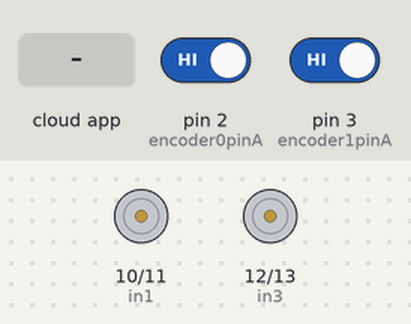
This sketch was run on a simulated Arduino Uno, built with avr-gcc and run on an emulated ATmega328P. Parts: motor-driver pin pairs drawn as motors (green arrow = first pin HIGH = forward, orange = second pin HIGH = backward, longer = more drive, scaled by the enable pin). The inputs (shaded band) are chosen by the test bench; at power-on: pin 2 (encoder0pinA) HIGH, pin 3 (encoder1pinA) HIGH. The ROS host is connected and sends only what is stated; what the sketch prints to the serial monitor is not drawn.

Above: at 1.2 s.
1.3 s: the phone or cloud app sets mode to 45
At 3.0 s:
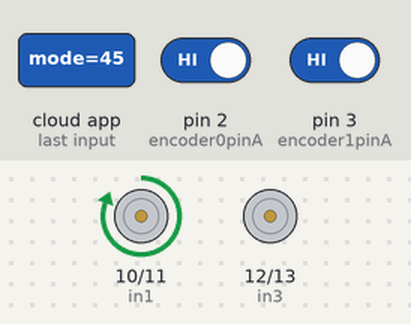
4.3 s: the phone or cloud app sets mode to 0
At 4.7 s:
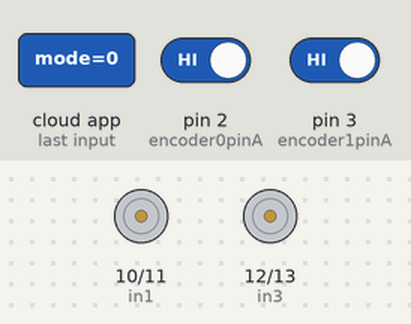
5.8 s: the phone or cloud app sets mode to 90
At 7.1 s:
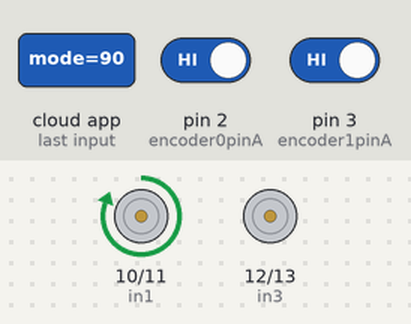
Timing chart, 0 to 8.8 s (numbered marks = the images above; inputs shaded):
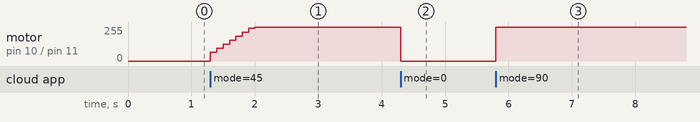

The sketch:

contest.ino
```cpp
#include <PID_v1.h>
#include <ros.h>
#include <math.h>
#include <std_msgs/Int32.h>

// left motor
const byte encoder1pinA = 3;  //A pin -> the interrupt pin 1
const byte encoder1pinB = 9;  //B pin -> the digital pin 3
int in1 = 10;   //The enabling of L298PDC motor driver board connection to the digital interface port 5
int in2 = 11;   //The enabling of L298PDC motor driver board connection to the digital interface port 4
int ena = 5;   //PWM output to left motor
// right motor
const byte encoder0pinA = 2;  //A pin -> the interrupt pin 0
const byte encoder0pinB = 8;  //B pin -> the digital pin 3
int in3 = 12;   //The enabling of L298PDC motor driver board connection to the digital interface port 5
int in4 = 13;   //The enabling of L298PDC motor driver board connection to the digital interface port 4
int enb = 6;   //PWM output to left motor

byte encoder0PinALast;
byte encoder1PinALast;
double durationright, abs_durationright;  //the number of the pulses
double durationleft, abs_durationleft;  //the number of the pulses
boolean Directionright;  //the rotation direction
boolean Directionleft;  //the rotation direction
boolean resultright;
boolean resultleft;

ros::NodeHandle node;

double val_outputright;  //Power supplied to the motor PWM value
double val_outputleft;  //Power supplied to the motorPWM value
double Setpointright = 0;  //Set velocity of right motor
double Setpointleft = 0;  //Set velocity of left motor

double Kp=0.6, Ki=5, Kd=0;

int MODE;

PID rightPID(&abs_durationright, &val_outputright, &Setpointright, Kp, Ki, Kd, DIRECT);
PID leftPID(&abs_durationleft, &val_outputleft, &Setpointleft, Kp, Ki, Kd, DIRECT);

void num(const std_msgs::Int32& msg){
  MODE = msg.data;
  if(MODE == 0)  //stop
  {
     Setpointright = 0;
     Setpointleft = 0;
  }
  else if(MODE == 1)  //move forward
  {
     Setpointright = 150;
     Setpointleft = 150;
  }
  else if(MODE == 3)  //turn left
  {
     Setpointright = 60;
     Setpointleft = 0;
  }
  else  //turn right
  {
     Setpointright = 0;
     Setpointleft = 60;
  }
}
ros::Subscriber<std_msgs::Int32> sub("/mode",&num);


void setup()
{
   Serial.begin(57600);  //Initialize the serial port
   pinMode(in1, OUTPUT);   //L298P Control port settings DC motor driver board for the output mode
   pinMode(in2, OUTPUT);
   pinMode(ena, OUTPUT);
   pinMode(in3, OUTPUT);   //L298P Control port settings DC motor driver board for the output mode
   pinMode(in4, OUTPUT);
   pinMode(enb, OUTPUT);
   pinMode(encoder0pinA, INPUT);
   pinMode(encoder0pinB, INPUT);
   pinMode(encoder1pinA, INPUT);
   pinMode(encoder1pinB, INPUT);
   node.initNode();
   node.subscribe(sub);
   rightPID.SetMode(AUTOMATIC);  //PID is set to automatic mode
   rightPID.SetSampleTime(100);  //Set PID sampling frequency is 100ms
   leftPID.SetMode(AUTOMATIC);  //PID is set to automatic mode
   leftPID.SetSampleTime(100);  //Set PID sampling frequency is 100ms
   EncoderInit();  //Initialize the module

   Serial.print("INIT DONE");
}


void loop()
{
      if(MODE == 0)  //motor stop
        Stop();
      else if(MODE == 2)  //move backward
      {
        digitalWrite(in1,LOW);
        digitalWrite(in2,HIGH);
        digitalWrite(in3,LOW);
        digitalWrite(in4,HIGH);

        analogWrite(ena, 120);
        analogWrite(enb, 120);
      }
      else  //forward or turn
      {
        advance();
        abs_durationright = abs(durationright);
        resultright = rightPID.Compute();  //PID conversion is complete and returns 1
        if(resultright)
          durationright = 0; //Count clear, wait for the next count

        abs_durationleft = abs(durationleft);
        resultleft = leftPID.Compute();//PID conversion is complete and returns 1
        if(resultleft)
          durationleft = 0; //Count clear, wait for the next count
      }
      node.spinOnce();
}

void EncoderInit()
{
  Directionright = true;  //default -> Forward
  pinMode(encoder0pinB, INPUT);
  attachInterrupt(0, wheelSpeedright, CHANGE);
  Directionleft = true;  //default -> Forward
  pinMode(encoder1pinB, INPUT);
  attachInterrupt(1, wheelSpeedleft, CHANGE);
}
void wheelSpeedright()
{
  int Lstate = digitalRead(encoder0pinA);
  if((encoder0PinALast == LOW) && Lstate == HIGH)
  {
    int val = digitalRead(encoder0pinB);
    if(val == LOW && Directionright)
      Directionright = false; //Reverse
    else if(val == HIGH && !Directionright)
      Directionright = true;  //Forward
  }
  encoder0PinALast = Lstate;
  if(!Directionright)
    durationright++;
  else
    durationright--;
}
void wheelSpeedleft()
{
  int Rstate = digitalRead(encoder1pinA);
  if((encoder1PinALast == LOW) && Rstate==HIGH)
  {
    int valR = digitalRead(encoder1pinB);
    if(valR == LOW && Directionleft)
      Directionleft = false; //Reverse
    else if(valR == HIGH && !Directionleft)
      Directionleft = true;  //Forward
  }
  encoder1PinALast = Rstate;
  if(!Directionleft)
    durationleft++;
  else
    durationleft--;
}

void advance()  //Motor Forward
{
     digitalWrite(in1,HIGH);
     digitalWrite(in2,LOW);
     digitalWrite(in3,HIGH);
     digitalWrite(in4,LOW);

     analogWrite(ena,val_outputleft);
     analogWrite(enb,val_outputright);
}

void Stop()  //Motor stops
{
     digitalWrite(in1,LOW);
     digitalWrite(in2,LOW);
     digitalWrite(in3,LOW);
     digitalWrite(in4,LOW);
}
```

Measured:
- after the input at 1.3 s, motor on pin 10 (in1) / pin 11 (in2): moves from stopped to forward 255/255 over 0.70 s, starting at once
- after the input at 4.3 s, motor on pin 10 (in1) / pin 11 (in2): forward 255/255 → stopped at once
- after the input at 5.8 s, motor on pin 10 (in1) / pin 11 (in2): stopped → forward 255/255 at once
